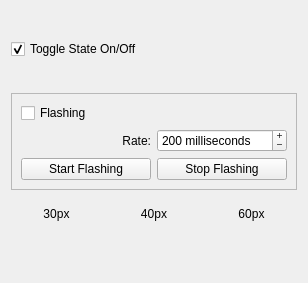
<?xml version="1.0" encoding="UTF-8"?>
<ui version="4.0">
 <class>Form</class>
 <widget class="QWidget" name="Form">
  <property name="geometry">
   <rect>
    <x>0</x>
    <y>0</y>
    <width>308</width>
    <height>283</height>
   </rect>
  </property>
  <property name="windowTitle">
   <string>Form</string>
  </property>
  <layout class="QVBoxLayout" name="verticalLayout">
   <item>
    <layout class="QHBoxLayout" name="horizontalLayout">
     <item>
      <widget class="QCheckBox" name="checkBox">
       <property name="text">
        <string>Toggle State On/Off</string>
       </property>
       <property name="checked">
        <bool>true</bool>
       </property>
      </widget>
     </item>
     <item>
      <widget class="LedWidget" name="led"/>
     </item>
    </layout>
   </item>
   <item>
    <widget class="QFrame" name="frame">
     <property name="frameShape">
      <enum>QFrame::StyledPanel</enum>
     </property>
     <property name="frameShadow">
      <enum>QFrame::Raised</enum>
     </property>
     <layout class="QGridLayout" name="gridLayout">
      <item row="3" column="0">
       <widget class="QLabel" name="label">
        <property name="text">
         <string>Rate:</string>
        </property>
        <property name="alignment">
         <set>Qt::AlignRight|Qt::AlignTrailing|Qt::AlignVCenter</set>
        </property>
       </widget>
      </item>
      <item row="4" column="0">
       <widget class="QPushButton" name="pushButton">
        <property name="text">
         <string>Start Flashing</string>
        </property>
       </widget>
      </item>
      <item row="3" column="1">
       <widget class="QSpinBox" name="spinBox">
        <property name="buttonSymbols">
         <enum>QAbstractSpinBox::PlusMinus</enum>
        </property>
        <property name="suffix">
         <string> milliseconds</string>
        </property>
        <property name="maximum">
         <number>5000</number>
        </property>
        <property name="singleStep">
         <number>20</number>
        </property>
        <property name="value">
         <number>200</number>
        </property>
       </widget>
      </item>
      <item row="4" column="1">
       <widget class="QPushButton" name="pushButton_2">
        <property name="text">
         <string>Stop Flashing</string>
        </property>
       </widget>
      </item>
      <item row="0" column="0">
       <widget class="QCheckBox" name="checkBox_2">
        <property name="text">
         <string>Flashing</string>
        </property>
       </widget>
      </item>
      <item row="0" column="1">
       <widget class="LedWidget" name="led_2">
        <property name="color">
         <color>
          <red>0</red>
          <green>216</green>
          <blue>0</blue>
         </color>
        </property>
       </widget>
      </item>
     </layout>
    </widget>
   </item>
   <item>
    <layout class="QGridLayout" name="gridLayout_2">
     <item row="0" column="0">
      <widget class="QLabel" name="label_2">
       <property name="text">
        <string>30px</string>
       </property>
       <property name="alignment">
        <set>Qt::AlignCenter</set>
       </property>
      </widget>
     </item>
     <item row="0" column="1">
      <widget class="QLabel" name="label_3">
       <property name="text">
        <string>40px</string>
       </property>
       <property name="alignment">
        <set>Qt::AlignCenter</set>
       </property>
      </widget>
     </item>
     <item row="0" column="2">
      <widget class="QLabel" name="label_4">
       <property name="text">
        <string>60px</string>
       </property>
       <property name="alignment">
        <set>Qt::AlignCenter</set>
       </property>
      </widget>
     </item>
     <item row="1" column="0">
      <widget class="LedWidget" name="led_3">
       <property name="diameter">
        <double>30.000000000000000</double>
       </property>
      </widget>
     </item>
     <item row="1" column="1">
      <widget class="LedWidget" name="led_4">
       <property name="color">
        <color>
         <red>241</red>
         <green>241</green>
         <blue>0</blue>
        </color>
       </property>
      </widget>
     </item>
     <item row="1" column="2">
      <widget class="LedWidget" name="led_5">
       <property name="diameter">
        <double>60.000000000000000</double>
       </property>
       <property name="color">
        <color>
         <red>85</red>
         <green>85</green>
         <blue>255</blue>
        </color>
       </property>
      </widget>
     </item>
    </layout>
   </item>
  </layout>
 </widget>
 <customwidgets>
  <customwidget>
   <class>LedWidget</class>
   <extends>QWidget</extends>
   <header>ledwidget</header>
  </customwidget>
 </customwidgets>
 <resources/>
 <connections>
  <connection>
   <sender>checkBox</sender>
   <signal>toggled(bool)</signal>
   <receiver>led</receiver>
   <slot>setState(bool)</slot>
   <hints>
    <hint type="sourcelabel">
     <x>72</x>
     <y>54</y>
    </hint>
    <hint type="destinationlabel">
     <x>172</x>
     <y>51</y>
    </hint>
   </hints>
  </connection>
  <connection>
   <sender>checkBox_2</sender>
   <signal>toggled(bool)</signal>
   <receiver>led_2</receiver>
   <slot>setFlashing(bool)</slot>
   <hints>
    <hint type="sourcelabel">
     <x>65</x>
     <y>102</y>
    </hint>
    <hint type="destinationlabel">
     <x>297</x>
     <y>99</y>
    </hint>
   </hints>
  </connection>
  <connection>
   <sender>spinBox</sender>
   <signal>valueChanged(int)</signal>
   <receiver>led_2</receiver>
   <slot>setFlashRate(int)</slot>
   <hints>
    <hint type="sourcelabel">
     <x>163</x>
     <y>133</y>
    </hint>
    <hint type="destinationlabel">
     <x>298</x>
     <y>111</y>
    </hint>
   </hints>
  </connection>
  <connection>
   <sender>pushButton</sender>
   <signal>clicked()</signal>
   <receiver>led_2</receiver>
   <slot>startFlashing()</slot>
   <hints>
    <hint type="sourcelabel">
     <x>60</x>
     <y>168</y>
    </hint>
    <hint type="destinationlabel">
     <x>302</x>
     <y>105</y>
    </hint>
   </hints>
  </connection>
  <connection>
   <sender>pushButton_2</sender>
   <signal>clicked()</signal>
   <receiver>led_2</receiver>
   <slot>stopFlashing()</slot>
   <hints>
    <hint type="sourcelabel">
     <x>208</x>
     <y>156</y>
    </hint>
    <hint type="destinationlabel">
     <x>302</x>
     <y>110</y>
    </hint>
   </hints>
  </connection>
 </connections>
</ui>
